Frame 1 (no input): blank canvas, image omitted
Frame 60 (no input): blank canvas, image omitted
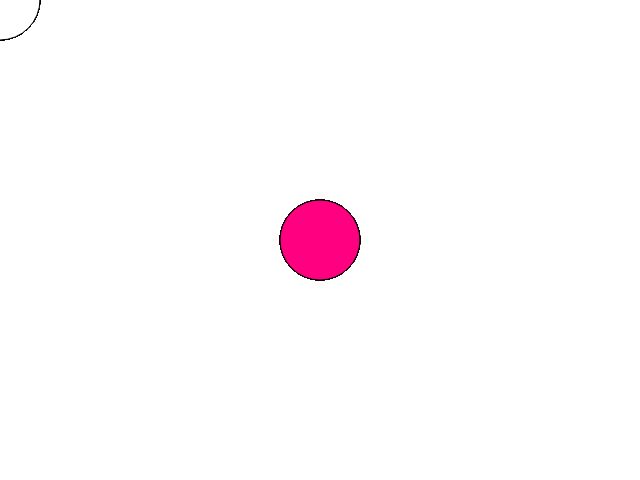
Frame 120 (the mouse pressed at the canvas centre since frame 60)

The p5.js sketch whose frames 1 and 60 were blank and that drew this single picture after the mouse press (run headless with seeded random() and noise() and a simulated clock; from frame 60 on, the mouse is pressed at the canvas centre):

// p5.js sketch
// ── sketch.js
function setup() {
  createCanvas(640, 480);
}

function draw() {
  if (mouseIsPressed) {
    fill(255,0,128);
  } else {
    fill(255);
  }
  ellipse(mouseX, mouseY, 80, 80);

}
